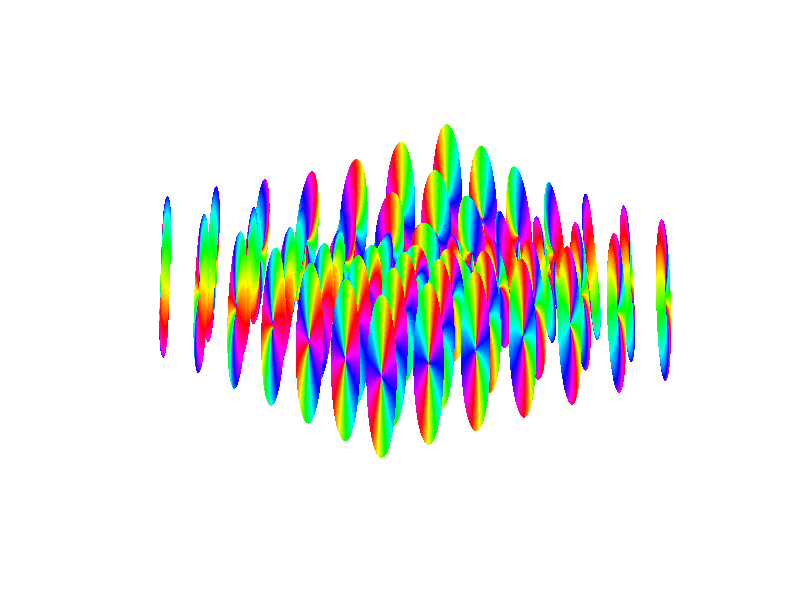

This chart was generated by the following MATLAB code: (Note: this script raises an error after producing the figure.)
nx = 256;
ny = 256;
nz = 256;
dx = 20 / nx;
dy = 20 / ny;
dz = 20 / nz;

x = (-nx/2:nx/2-1) * dx;
y = (-ny/2:ny/2-1) * dy;
z = (-nz/2:nz/2-1) * dz;
[X, Y, Z] = meshgrid(x, y, z);

varphi = atan2(Y, X);
r = sqrt(X.^2 + Y.^2);
beta = pi/4 * (1 + tanh(r - 1));

zetaP2 = exp(-4j*varphi).*cos(beta/2).^4;
zetaP1 = 2 * exp(-3j*varphi).*cos(beta/2).^3 .* sin(beta/2);
zeta0 = sqrt(6) * exp(-2j*varphi).*cos(beta/2).^2 .* sin(beta/2).^2;
zetaM1 = 2 * exp(-1j*varphi).*sin(beta/2).^3 .* cos(beta/2);
zetaM2 = sin(beta/2).^4;

% discretize sphere surface
resolution = 100;
delta = pi/resolution;
theta = 0:delta:pi; % altitude
phi = 0:2*delta:2*pi; % azimuth
[phi,theta] = meshgrid(phi,theta);

Y_2p2 = 0.25 * sqrt(15 / (2*pi)).* exp(2j * phi).* sin(theta).^2;
Y_2p1 = -0.5 * sqrt(15 / (2*pi)) * exp(1j * phi).* sin(theta).*cos(theta);
Y_2p0 = 0.25 * sqrt(5 / pi) * (3 * cos(theta).^2 - 1);
Y_2m1 = 0.5 * sqrt(15 / (2*pi)) * exp(-1j * phi).* sin(theta).*cos(theta);
Y_2m2 = 0.25 * sqrt(15 / (2*pi)).* exp(-2j * phi).* sin(theta).^2;

z_lim = 64;
scale = 0.9;

for ii = nx /2 - 20 :6: nx / 2 + 20
    for jj = ny /2 - 20 :6: ny / 2 + 20
        zsph = zetaP2(ii, jj, z_lim).* Y_2p2 ...
        + zetaP1(ii, jj, z_lim).* Y_2p1 ...
        + zeta0(ii, jj, z_lim).* Y_2p0 ...
        + zetaM1(ii, jj, z_lim).* Y_2m1 ...
        + zetaM2(ii, jj, z_lim).* Y_2m2;
        zsph = zsph * scale;
        xx = abs(zsph).^2.*sin(theta).*cos(phi) ...
            + X(ii, jj);
        yy = abs(zsph).^2.*sin(theta).*sin(phi) ...
            + Y(ii, jj);
        zz = abs(zsph).^2.*cos(theta);

        h = surf(xx,yy,zz,angle(zsph));
        set(h, 'LineStyle','none')
        hold on;
    end
end

axis off;
colormap(hsv);
clim([-pi pi]);
camlight left
camlight right
lighting phong
daspect([1 1 1]);
view(0, 35);
exportgraphics(gca, '../../../gfx/ch-spin2/FM-2-coreless.pdf', 'Resolution', 200)